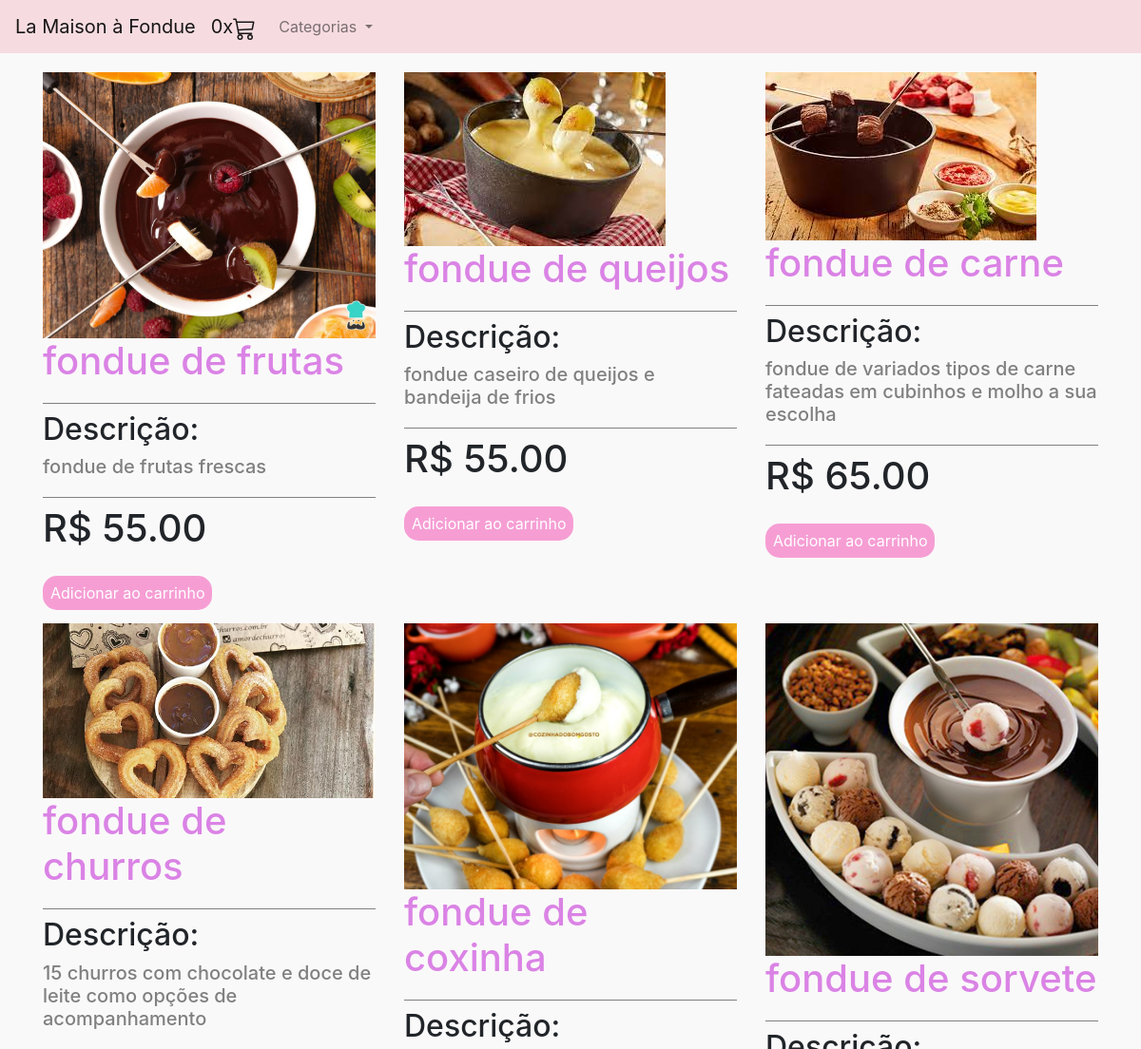
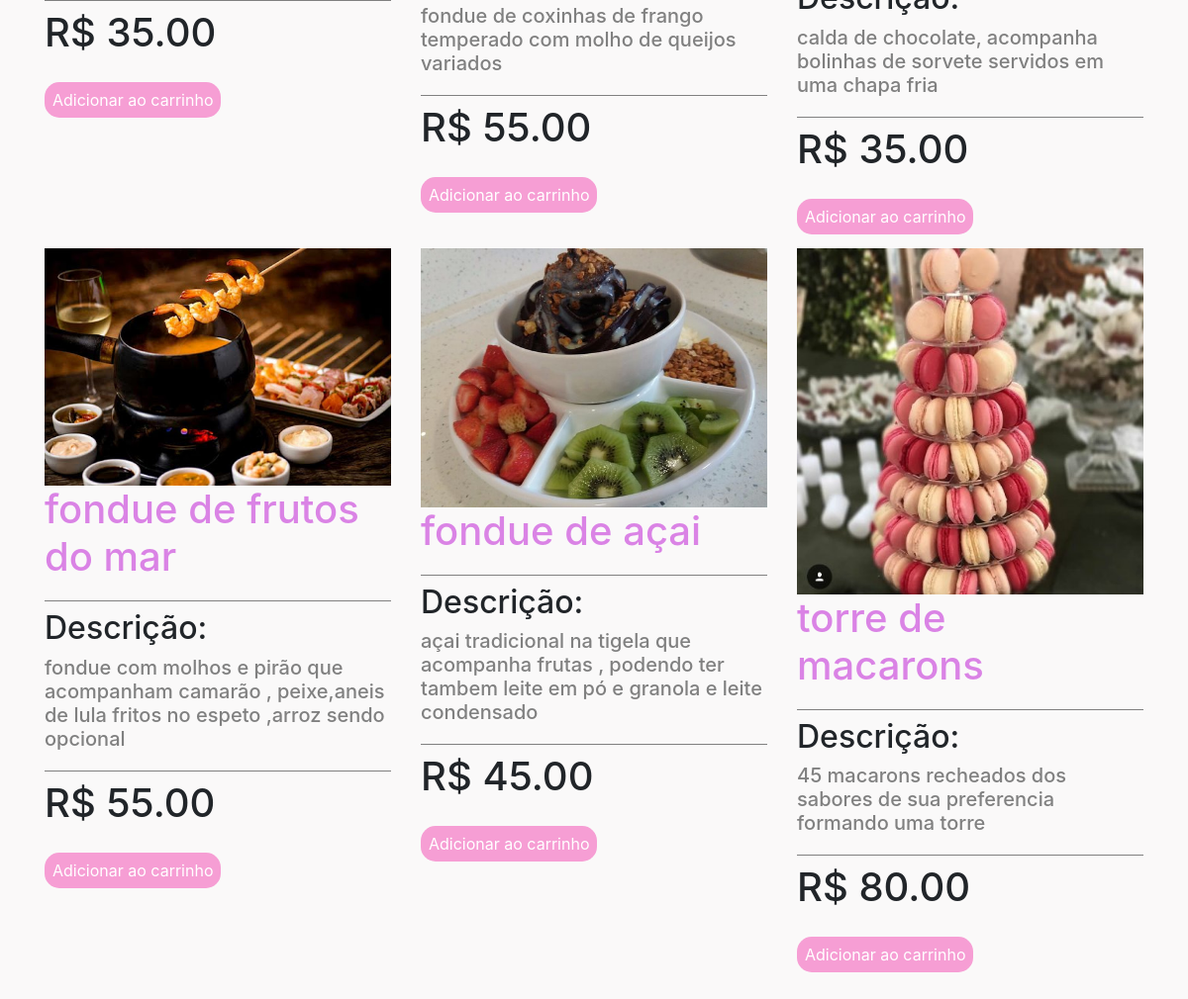
Before: / with the older database file (2 pictures, top to bottom).
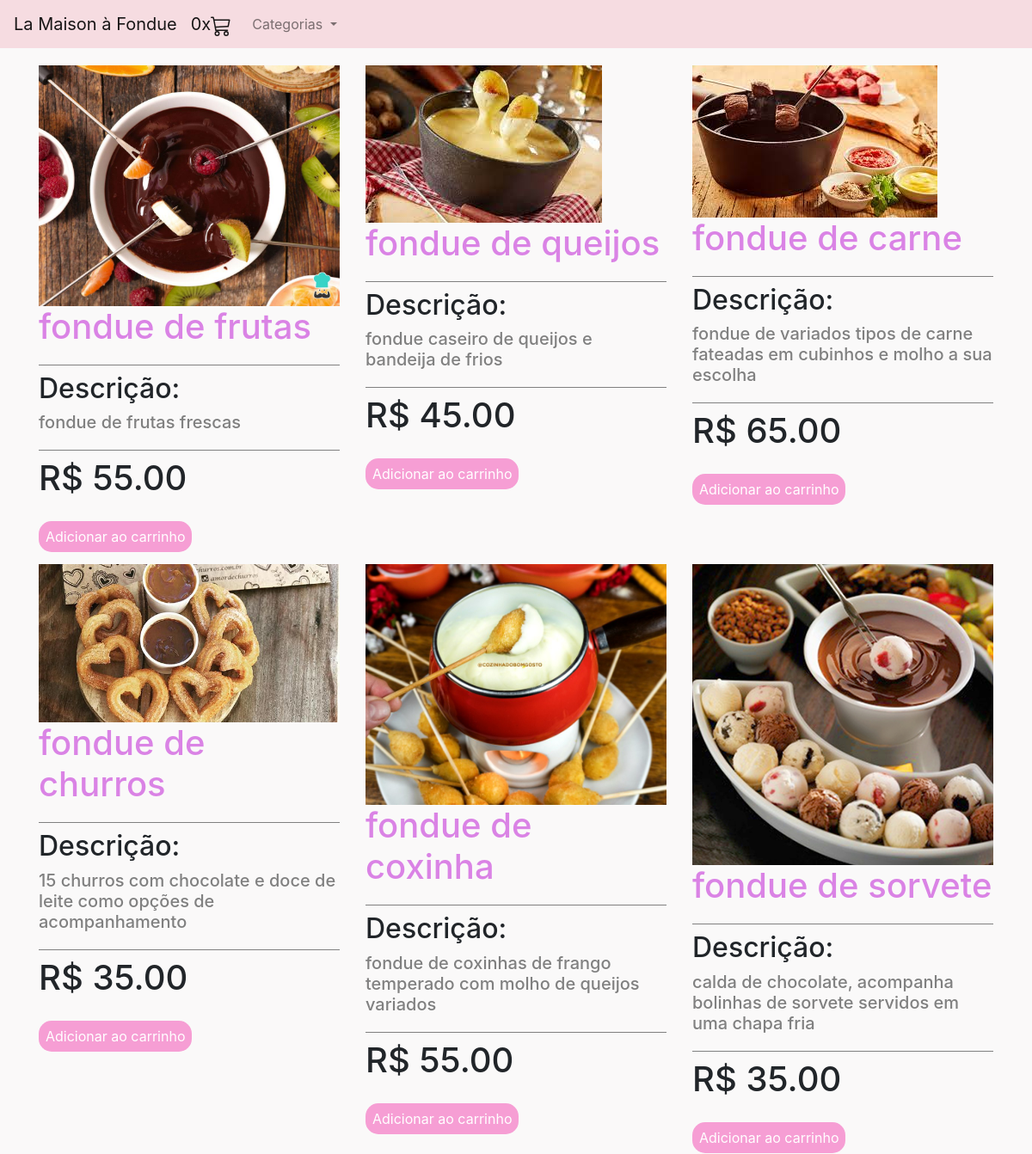
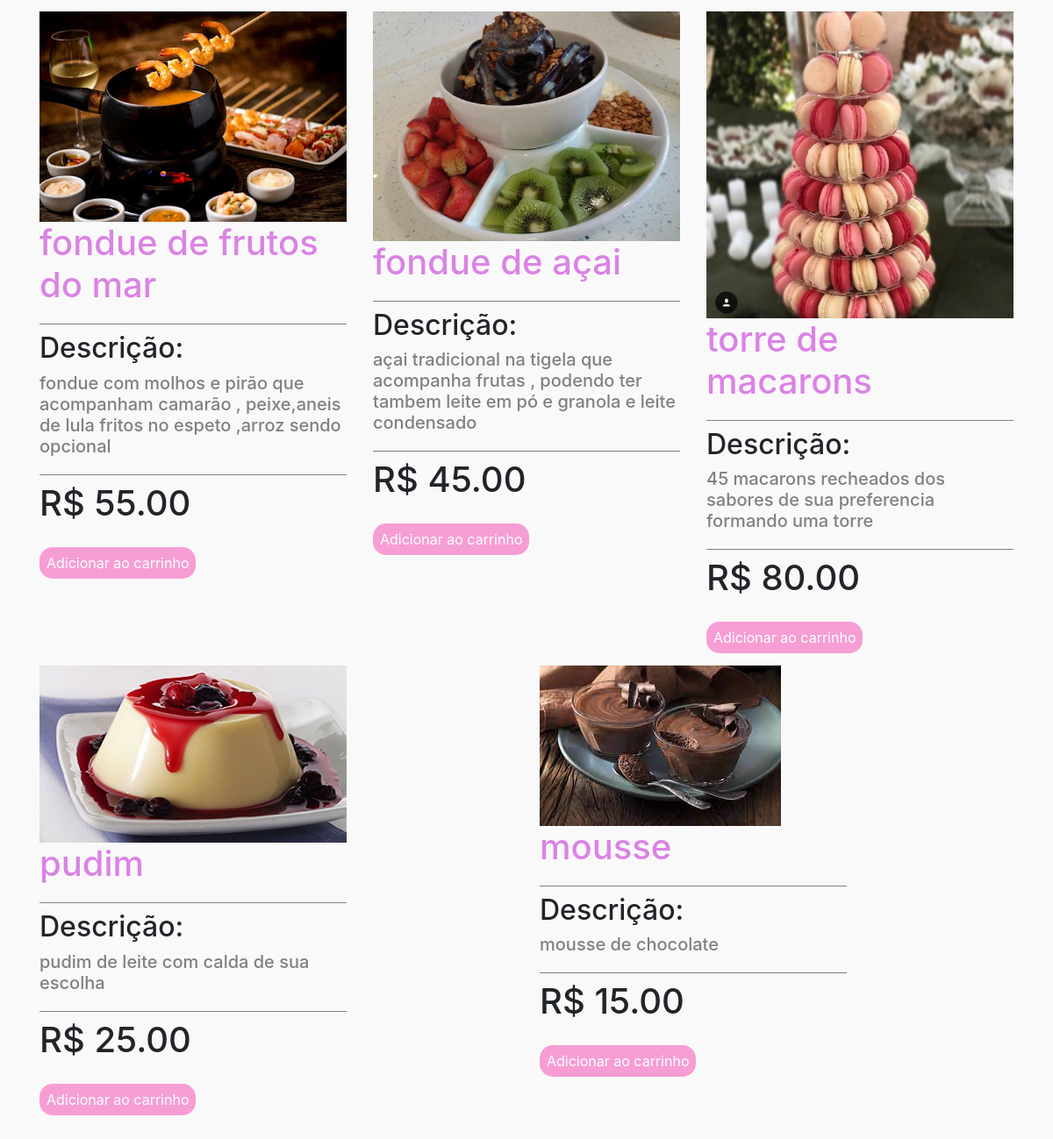
After: the same page with the newer database file (2 pictures, top to bottom).
### produto/models.py (models this page shows, shortened)
class Produto(models.Model):
    nome_produto = models.CharField("nome", max_length=100)
    img = models.ImageField("imagem", upload_to='post_img')
    categoria = models.ForeignKey(Categoria, on_delete=models.CASCADE)
    preco = models.FloatField()
    descricao = models.TextField()
    ingredientes = models.CharField("ingredientes", max_length=2000)
    adicionais = models.ManyToManyField(Adicional, blank=True)
    ativo = models.BooleanField(default=True)

### produto/views.py (the view)
# urls.py: 2. Add a URL to urlpatterns:  path('', views.home, name='home')
def home(request):
    if not request.session.get('carrinho'):
        request.session['carrinho'] = []
        request.session.save()
    produtos = Produto.objects.all()
    categorias = Categoria.objects.all()
    return render(request, 'home.html', {'produtos': produtos,
                                        'carrinho': len(request.session['carrinho']),
                                        'categorias': categorias,})

### produto/models.py (called while the page is built)
    def __str__(self):
        return self.categoria

### produto/templates/home.html
{%extends 'base.html'%}
{% block 'conteudo'%}
<div class="container">
    <div class="row">
    {% for produto in produtos %}
        {% if produto.ativo %}
        <div class="col-sm">
            <div class="cont">
                <img style="height: 250px,width: 350px; margin-top: 20px;" src="/media/{{produto.img}}">
        </div>
        <h1 style="width: 350px;" class="nome titulo bordaBottom">{{produto.nome_produto}}</h1>
        <h2 class="rosa">Descrição:</h2>
        <h5 style="width: 350px; color: gray;" class="descricao bordaBottom">{{produto.descricao}}</h5>
        <h1 class="rosa">R$ {{produto.preco}}0</h1>
        <br>
        <a style="margin-top: 20px;" href="{% url 'produto' produto.id%}" class="botao">Adicionar ao carrinho</a>
        <br>
    </div>
    {% endif %}
    {% endfor %}
    </div>
</div>
{%endblock%}

### templates/base.html (shortened to what this page needs)
{% load static %}
<!doctype html>
<html lang="en">
    <head>
        <link rel="stylesheet" href="https://cdn.jsdelivr.net/npm/bootstrap@4.6.0/dist/css/bootstrap.min.css" >
        <link rel="stylesheet" href="{% static 'produto/css/css.css' %}" >
    </head>
    <body>
        <nav class="navbar navbar-expand-lg navbar-light corBorda">
            <a class="navbar-brand" href="{% url 'home'%}">La Maison à Fondue</a>
            <a class="navbar-brand" href="{% url 'ver_carrinho' %}">{{carrinho}}x</a>
            <div class="collapse navbar-collapse" id="navbarNavDropdown">
            <ul class="navbar-nav">
                <li class="nav-item dropdown">
                <a class="nav-link dropdown-toggle" href="#" id="navbarDropdownMenuLink" role="button" data-toggle="dropdown" aria-haspopup="true" aria-expanded="false">
                    Categorias
                </a>
                </li>
            </ul>
            </div>
        </nav>
        {% block 'conteudo' %}
        {% endblock %}
        <br>
        <br>
        <br>
    </body>
</html>

### templates/static/produto/css/css.css (style rules this page uses)
.corBorda { background-color: #F6DCE1; }
.bordaBottom { border-bottom: 1px solid gray; padding-bottom: 20px; }
.botao { background-color: #f69ed4; color: white; padding: 8px; border-radius: 15px; transition: 0.2s; }
body { background-color: #FAF9F9; }
.titulo { color: #da83e5; }
.cont { overflow:auto; width: 350px; }
.cont img { max-width: 100%; -moz-transition: all 2s; -webkit-transition: all 2s; transition: all 2s; }

Changed rows visible on the page:
changed Produto "fondue de queijos": preco "55.0" → "45.0"
added Produto: img (picture), nome_produto "pudim", descricao "pudim de leite com calda de sua escolha", preco "25.0"
added Produto: img (picture), nome_produto "mousse", descricao "mousse de chocolate", preco "15.0"
